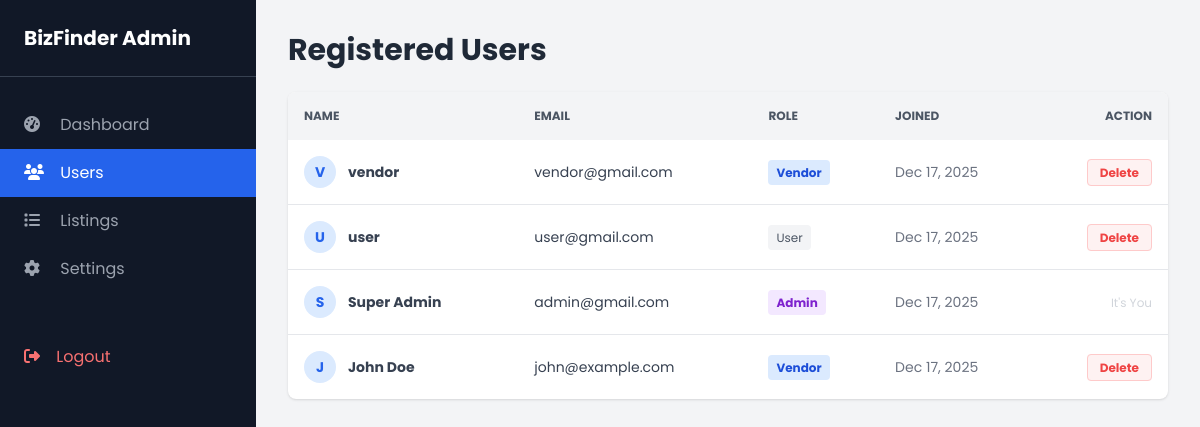
Screenshot of /admin/users.php (signed in) with the database file from the repository.
### tables this page shows
CREATE TABLE IF NOT EXISTS `users` (
  `id` int NOT NULL AUTO_INCREMENT,
  `name` varchar(100) NOT NULL,
  `email` varchar(100) NOT NULL,
  `password` varchar(255) NOT NULL,
  `role` enum('admin','vendor','user') DEFAULT 'user',
  `created_at` timestamp NULL DEFAULT CURRENT_TIMESTAMP,
  PRIMARY KEY (`id`),
  UNIQUE KEY `email` (`email`)
);

### admin/users.php (the view, shortened to what this page needs)
<?php
$db = new Database();
$conn = $db->getConnection();
$users = $conn->query("SELECT * FROM users ORDER BY created_at DESC")->fetchAll(PDO::FETCH_ASSOC);
?>
<!DOCTYPE html>
<html lang="en">
<head>
    <script src="https://cdn.tailwindcss.com"></script>
    <link rel="stylesheet" href="https://cdnjs.cloudflare.com/ajax/libs/font-awesome/6.4.0/css/all.min.css">
</head>
<body class="bg-gray-100 font-[Poppins] flex">
    <aside class="w-64 bg-gray-900 text-white min-h-screen hidden md:block">
        <div class="p-6 text-xl font-bold border-b border-gray-700">BizFinder Admin</div>
        <nav class="mt-6">
            <a href="index.php" class="block py-3 px-6 text-gray-400 hover:text-white"><i class="fas fa-tachometer-alt mr-3 w-5"></i> Dashboard</a>
            <a href="users.php" class="block py-3 px-6 bg-blue-600 text-white"><i class="fas fa-users mr-3 w-5"></i> Users</a>
            <a href="listings.php" class="block py-3 px-6 text-gray-400 hover:text-white"><i class="fas fa-list mr-3 w-5"></i> Listings</a>
            <a href="settings.php" class="block py-3 px-6 text-gray-400 hover:text-white"><i class="fas fa-cog mr-3 w-5"></i> Settings</a>
            <a href="../logout.php" class="block py-3 px-6 text-red-400 mt-10"><i class="fas fa-sign-out-alt mr-3"></i> Logout</a>
        </nav>
    </aside>
    <div class="flex-1 p-8">
        <h1 class="text-3xl font-bold text-gray-800 mb-6">Registered Users</h1>
        <div class="bg-white shadow rounded-lg overflow-hidden">
            <table class="w-full text-left border-collapse">
                <thead class="bg-gray-100 text-gray-600 uppercase text-xs font-semibold">
                    <tr>
                        <th class="p-4">Name</th>
                        <th class="p-4">Email</th>
                        <th class="p-4">Role</th>
                        <th class="p-4">Joined</th>
                        <th class="p-4 text-right">Action</th>
                    </tr>
                </thead>
                <tbody class="text-sm text-gray-700">
                    <?php foreach($users as $u): ?>
                    <tr class="hover:bg-gray-50 border-b last:border-0">
                        <td class="p-4 font-bold flex items-center">
                            <div class="w-8 h-8 rounded-full bg-blue-100 text-blue-600 flex items-center justify-center mr-3">
                                <?php echo strtoupper(substr($u['name'], 0, 1)); ?>
                            </div>
                            <?php echo htmlspecialchars($u['name']); ?>
                        </td>
                        <td class="p-4"><?php echo htmlspecialchars($u['email']); ?></td>
                        <td class="p-4">
                            <?php if($u['role'] == 'admin'): ?>
                                <span class="bg-purple-100 text-purple-700 px-2 py-1 rounded text-xs font-bold">Admin</span>
                            <?php elseif($u['role'] == 'vendor'): ?>
                                <span class="bg-blue-100 text-blue-700 px-2 py-1 rounded text-xs font-bold">Vendor</span>
                            <?php else: ?>
                                <span class="bg-gray-100 text-gray-600 px-2 py-1 rounded text-xs">User</span>
                            <?php endif; ?>
                        </td>
                        <td class="p-4 text-gray-500"><?php echo date('M d, Y', strtotime($u['created_at'])); ?></td>
                        <td class="p-4 text-right">
                            <?php if($u['id'] != $_SESSION['user_id']): ?>
                                <a href="users.php?delete=<?php echo $u['id']; ?>" onclick="return confirm('Are you sure? This will delete all their listings too.');" class="text-red-500 hover:text-red-700 font-bold text-xs border border-red-200 bg-red-50 px-3 py-1 rounded">Delete</a>
                            <?php else: ?>
                                <span class="text-gray-300 text-xs">It's You</span>
                            <?php endif; ?>
                        </td>
                    </tr>
                    <?php endforeach; ?>
                </tbody>
            </table>
        </div>
    </div>
</body>
</html>

### rows the page displays
users: name "V", name "vendor", email "vendor@gmail.com", role "Vendor", created_at "Dec 17, 2025"
users: name "U", name "user", email "user@gmail.com", role "User", created_at "Dec 17, 2025"
users: name "S", name "Super Admin", email "admin@gmail.com", role "Admin", created_at "Dec 17, 2025", shows "It's You"
users: name "J", name "John Doe", email "john@example.com", role "Vendor", created_at "Dec 17, 2025"
